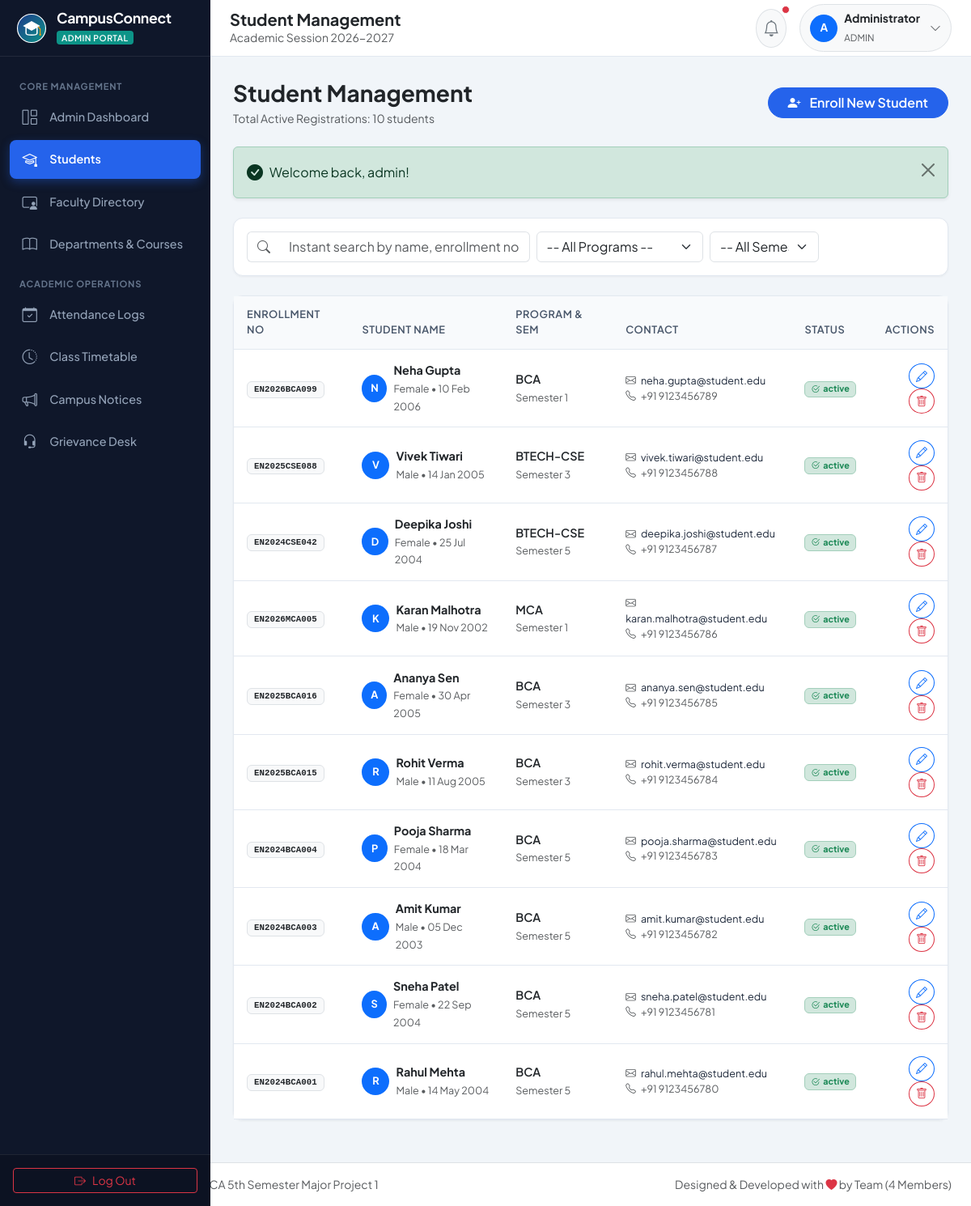
The app's page /admin/students.php (signed in) with its own data.
### tables this page shows
CREATE TABLE `students` (
  `id` INT AUTO_INCREMENT PRIMARY KEY,
  `user_id` INT NOT NULL UNIQUE,
  `enrollment_no` VARCHAR(40) NOT NULL UNIQUE,
  `first_name` VARCHAR(60) NOT NULL,
  `last_name` VARCHAR(60) NOT NULL,
  `email` VARCHAR(100) NOT NULL UNIQUE,
  `phone` VARCHAR(20) NULL,
  `gender` ENUM('Male', 'Female', 'Other') NOT NULL,
  `dob` DATE NULL,
  `course_id` INT NOT NULL,
  `current_semester` INT NOT NULL DEFAULT 1,
  `academic_year` VARCHAR(20) NOT NULL DEFAULT '2026-2027',
  `address` TEXT NULL,
  `profile_pic` VARCHAR(255) DEFAULT 'default_student.png',
  `created_at` TIMESTAMP NOT NULL DEFAULT CURRENT_TIMESTAMP,
  CONSTRAINT `fk_students_user` FOREIGN KEY (`user_id`) REFERENCES `users` (`id`) ON DELETE CASCADE,
  CONSTRAINT `fk_students_course` FOREIGN KEY (`course_id`) REFERENCES `courses` (`id`) ON DELETE RESTRICT,
  INDEX `idx_students_class` (`course_id`, `current_semester`)
);

CREATE TABLE `courses` (
  `id` INT AUTO_INCREMENT PRIMARY KEY,
  `dept_id` INT NOT NULL,
  `course_name` VARCHAR(120) NOT NULL,
  `course_code` VARCHAR(30) NOT NULL UNIQUE,
  `duration_years` INT NOT NULL DEFAULT 3,
  `total_semesters` INT NOT NULL DEFAULT 6,
  `created_at` TIMESTAMP NOT NULL DEFAULT CURRENT_TIMESTAMP,
  CONSTRAINT `fk_courses_dept` FOREIGN KEY (`dept_id`) REFERENCES `departments` (`id`) ON DELETE CASCADE
);

CREATE TABLE `users` (
  `id` INT AUTO_INCREMENT PRIMARY KEY,
  `username` VARCHAR(60) NOT NULL UNIQUE,
  `email` VARCHAR(100) NOT NULL UNIQUE,
  `password` VARCHAR(255) NOT NULL,
  `role` ENUM('admin', 'faculty', 'student') NOT NULL,
  `status` ENUM('active', 'inactive') NOT NULL DEFAULT 'active',
  `last_login` DATETIME NULL,
  `created_at` TIMESTAMP NOT NULL DEFAULT CURRENT_TIMESTAMP,
  `updated_at` TIMESTAMP NOT NULL DEFAULT CURRENT_TIMESTAMP ON UPDATE CURRENT_TIMESTAMP,
  INDEX `idx_users_role` (`role`),
  INDEX `idx_users_status` (`status`)
);

### admin/students.php (the view, shortened to what this page needs)
<?php
require_once __DIR__ . '/../includes/auth.php';
require_once __DIR__ . '/../includes/functions.php';
$query = "
    SELECT s.*, u.status as user_status, c.course_name, c.course_code
    FROM students s
    JOIN users u ON s.user_id = u.id
    JOIN courses c ON s.course_id = c.id
    WHERE 1=1
";
$params = [];
$query .= " ORDER BY s.id DESC";
$stmt = $pdo->prepare($query);
$stmt->execute($params);
$students = $stmt->fetchAll();
require_once __DIR__ . '/../includes/header.php';
require_once __DIR__ . '/../includes/sidebar.php';
?>
<div class="main-wrapper">
    <div class="page-content">
        <div class="d-flex flex-column flex-md-row justify-content-between align-items-md-center gap-3 mb-4">
            <div>
                <h3 class="fw-bold text-dark mb-1">Student Management</h3>
                <p class="text-muted small mb-0">Total Active Registrations: <?= count($students) ?> students</p>
            </div>
            <button class="btn btn-primary rounded-pill px-4" data-bs-toggle="modal" data-bs-target="#addStudentModal">
                <i class="bi bi-person-plus-fill me-2"></i> Enroll New Student
            </button>
        </div>
        <?php display_flash(); ?>
        <div class="app-card p-3 mb-4">
            <form method="GET" action="students.php" class="row g-2 align-items-center">
                <div class="col-md-5">
                    <div class="input-group">
                        <span class="input-group-text bg-white border-end-0 text-muted"><i class="bi bi-search"></i></span>
                        <input type="text" class="form-control border-start-0" id="studentSearchInput"
                               data-table-search="studentsTable" placeholder="Instant search by name, enrollment no, or email...">
                    </div>
                </div>
                <div class="col-md-3">
                    <select name="course_id" class="form-select" onchange="this.form.submit()">
                        <option value="">-- All Programs --</option>
                    </select>
                </div>
                <div class="col-md-2">
                    <select name="semester" class="form-select" onchange="this.form.submit()">
                        <option value="">-- All Semesters --</option>
                    </select>
                </div>
            </form>
        </div>
        <div class="app-card">
            <div class="table-responsive">
                <table class="table table-custom align-middle" id="studentsTable">
                    <thead>
                        <tr>
                            <th>Enrollment No</th>
                            <th>Student Name</th>
                            <th>Program &amp; Sem</th>
                            <th>Contact</th>
                            <th>Status</th>
                            <th class="text-end">Actions</th>
                        </tr>
                    </thead>
                    <tbody>
                        <?php if (empty($students)): ?>
                            <tr class="no-records-row">
                                <td colspan="6" class="text-center py-5 text-muted">
                                    <i class="bi bi-people display-4 d-block mb-2 text-secondary opacity-50"></i>
                                    No students found matching your criteria.
                                </td>
                            </tr>
                        <?php else: ?>
                            <?php foreach ($students as $s): ?>
                                <tr>
                                    <td>
                                        <span class="badge bg-light text-dark border font-monospace px-2 py-1">
                                            <?= e($s['enrollment_no']) ?>
                                        </span>
                                    </td>
                                    <td>
                                        <div class="d-flex align-items-center gap-2">
                                            <div class="bg-primary text-white rounded-circle d-flex align-items-center justify-content-center fw-bold" style="width: 34px; height: 34px; font-size: 0.8rem;">
                                                <?= strtoupper(substr($s['first_name'], 0, 1)) ?>
                                            </div>
                                            <div>
                                                <div class="fw-bold text-dark"><?= e($s['first_name'] . ' ' . $s['last_name']) ?></div>
                                                <small class="text-muted"><?= e($s['gender']) ?><?= !empty($s['dob']) ? ' &bull; ' . format_date($s['dob']) : '' ?></small>
                                            </div>
                                        </div>
                                    </td>
                                    <td>
                                        <div class="fw-semibold text-dark"><?= e($s['course_code']) ?></div>
                                        <small class="text-muted">Semester <?= e($s['current_semester']) ?></small>
                                    </td>
                                    <td>
                                        <div class="small"><i class="bi bi-envelope text-muted me-1"></i> <?= e($s['email']) ?></div>
                                        <?php if (!empty($s['phone'])): ?>
                                            <div class="small text-muted"><i class="bi bi-telephone text-muted me-1"></i> <?= e($s['phone']) ?></div>
                                        <?php endif; ?>
                                    </td>
                                    <td>
                                        <?= get_status_badge($s['user_status']) ?>
                                    </td>
                                    <td class="text-end">
                                        <button class="btn btn-sm btn-outline-primary rounded-circle" title="Edit Student"
                                                onclick='openEditModal(<?= json_encode($s) ?>)'>
                                            <i class="bi bi-pencil"></i>
                                        </button>
                                        <form method="POST" action="students.php" class="d-inline" onsubmit="return confirm('Are you sure you want to delete student: <?= e($s['first_name']) ?>? This will remove all their records.');">
                                            <button type="submit" class="btn btn-sm btn-outline-danger rounded-circle" title="Delete">
                                                <i class="bi bi-trash"></i>
                                            </button>
                                        </form>
                                    </td>
                                </tr>
                            <?php endforeach; ?>
                        <?php endif; ?>
                    </tbody>
                </table>
            </div>
        </div>
    </div>
<?php require_once __DIR__ . '/../includes/footer.php'; ?>

### includes/functions.php (shortened to what this page needs)
<?php
function e($string) {
    return htmlspecialchars((string)$string, ENT_QUOTES, 'UTF-8');
}
function display_flash() {
    if (isset($_SESSION['flash_message'])) {
        $type = $_SESSION['flash_type'] ?? 'info';
        $message = $_SESSION['flash_message'];
        $icons = [
            'success' => 'bi-check-circle-fill',
            'danger'  => 'bi-exclamation-triangle-fill',
            'warning' => 'bi-exclamation-circle-fill',
            'info'    => 'bi-info-circle-fill'
        ];
        $icon = $icons[$type] ?? 'bi-info-circle-fill';
        echo '<div class="alert alert-' . e($type) . ' alert-dismissible fade show d-flex align-items-center shadow-sm mb-4" role="alert">';
        echo '  <i class="bi ' . $icon . ' me-2 fs-5 flex-shrink-0"></i>';
        echo '  <div class="flex-grow-1">' . e($message) . '</div>';
        echo '  <button type="button" class="btn-close" data-bs-dismiss="alert" aria-label="Close"></button>';
        echo '</div>';
    }
}
function format_date($date, $format = 'd M Y') {
    return date($format, strtotime($date));
}
function get_status_badge($status) {
    switch (strtolower(trim($status))) {
        case 'present':
        case 'resolved':
        case 'graded':
        case 'active':
            return '<span class="badge bg-success-subtle text-success border border-success-subtle px-2.5 py-1.5"><i class="bi bi-check2-circle me-1"></i>' . e($status) . '</span>';
    }
}

### assets/css/style.css (style rules this page uses)
:root { --primary-color: #1e3a8a; --primary-hover: #1e40af; --secondary-color: #2563eb; --accent-color: #0d9488; --accent-hover: #0f766e; --bg-main: #f1f5f9; --card-bg: #ffffff; --sidebar-bg: #0f172a; --sidebar-hover: #1e293b; --sidebar-active: #2563eb; --text-dark: #0f172a; --text-muted: #64748b; --border-color: #e2e8f0; --font-family: 'Plus Jakarta Sans', system-ui, -apple-system, sans-serif; --topbar-height: 70px; --sidebar-width: 260px; }
body { font-family: var(--font-family); background-color: var(--bg-main); color: var(--text-dark); min-height: 100vh; margin: 0; padding: 0; overflow-x: hidden; }
.main-wrapper { margin-left: var(--sidebar-width); padding-top: var(--topbar-height); min-height: 100vh; display: flex; flex-direction: column; transition: margin-left 0.3s ease; }
.page-content { padding: 1.75rem; flex-grow: 1; }
.app-card { background: var(--card-bg); border-radius: 12px; border: 1px solid var(--border-color); box-shadow: 0 1px 3px 0 rgba(0, 0, 0, 0.05); margin-bottom: 1.5rem; }
.table-custom { margin-bottom: 0; }
.table-custom thead th { background-color: #f8fafc; color: #475569; font-weight: 600; font-size: 0.8rem; text-transform: uppercase; letter-spacing: 0.5px; border-bottom: 1px solid var(--border-color); padding: 0.85rem 1rem; }
.table-custom tbody td { padding: 0.95rem 1rem; vertical-align: middle; color: #1e293b; font-size: 0.9rem; border-bottom: 1px solid var(--border-color); }
.btn-primary { background-color: var(--secondary-color); border-color: var(--secondary-color); font-weight: 600; }

### records on screen
students: enrollment_no "EN2026BCA099", first_name "N", first_name+last_name "Neha Gupta", gender "Female", dob "10 Feb 2006", course.course_code "BCA", current_semester "1", email "neha.gupta@student.edu", phone "+91 9123456789", user.status "active"
students: enrollment_no "EN2025CSE088", first_name "V", first_name+last_name "Vivek Tiwari", gender "Male", dob "14 Jan 2005", course.course_code "BTECH-CSE", current_semester "3", email "vivek.tiwari@student.edu", phone "+91 9123456788", user.status "active"
students: enrollment_no "EN2024CSE042", first_name "D", first_name+last_name "Deepika Joshi", gender "Female", dob "25 Jul 2004", course.course_code "BTECH-CSE", current_semester "5", email "deepika.joshi@student.edu", phone "+91 9123456787", user.status "active"
students: enrollment_no "EN2026MCA005", first_name "K", first_name+last_name "Karan Malhotra", gender "Male", dob "19 Nov 2002", course.course_code "MCA", current_semester "1", email "karan.malhotra@student.edu", phone "+91 9123456786", user.status "active"
students: enrollment_no "EN2025BCA016", first_name "A", first_name+last_name "Ananya Sen", gender "Female", dob "30 Apr 2005", course.course_code "BCA", current_semester "3", email "ananya.sen@student.edu", phone "+91 9123456785", user.status "active"
students: enrollment_no "EN2025BCA015", first_name "R", first_name+last_name "Rohit Verma", gender "Male", dob "11 Aug 2005", course.course_code "BCA", current_semester "3", email "rohit.verma@student.edu", phone "+91 9123456784", user.status "active"
students: enrollment_no "EN2024BCA004", first_name "P", first_name+last_name "Pooja Sharma", gender "Female", dob "18 Mar 2004", course.course_code "BCA", current_semester "5", email "pooja.sharma@student.edu", phone "+91 9123456783", user.status "active"
students: enrollment_no "EN2024BCA003", first_name "A", first_name+last_name "Amit Kumar", gender "Male", dob "05 Dec 2003", course.course_code "BCA", current_semester "5", email "amit.kumar@student.edu", phone "+91 9123456782", user.status "active"
students: enrollment_no "EN2024BCA002", first_name "S", first_name+last_name "Sneha Patel", gender "Female", dob "22 Sep 2004", course.course_code "BCA", current_semester "5", email "sneha.patel@student.edu", phone "+91 9123456781", user.status "active"
students: enrollment_no "EN2024BCA001", first_name "R", first_name+last_name "Rahul Mehta", gender "Male", dob "14 May 2004", course.course_code "BCA", current_semester "5", email "rahul.mehta@student.edu", phone "+91 9123456780", user.status "active"

### other values on screen
$pageTitle "Student Management"
$currentUser['full_name'] "Administrator"
$currentRole "ADMIN"
count($students) "10"
$message "Welcome back, admin!"
